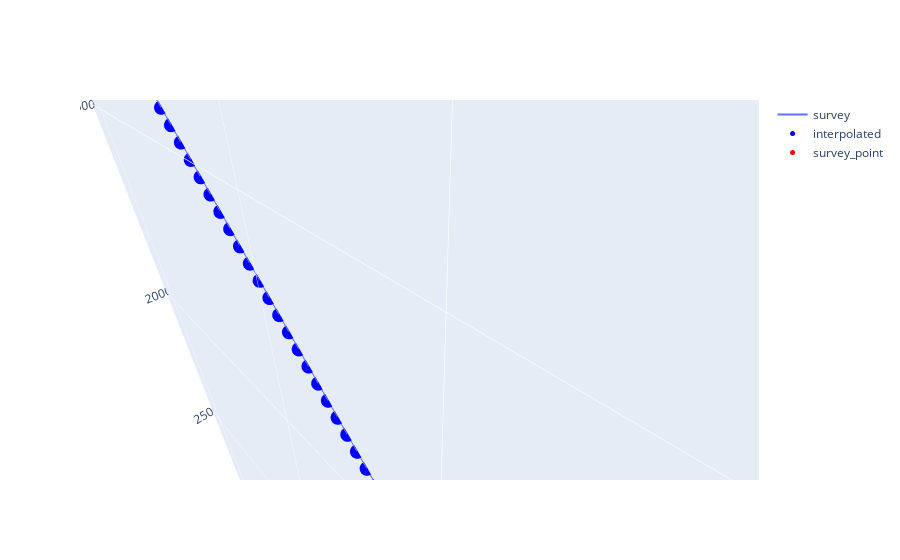

Notebook source saved alongside this figure:
### Code cell
ureg = we.units.ureg

node0 = we.node.Node(pos=[0, 0, 0], md=0, inc=0, azi=0)
node1 = we.node.Node(md=731.5, inc=0, azi=0)
node2 = we.node.Node(md=1280, inc=44, azi=0)
node3 = we.node.Node(md=3718, inc=44, azi=0)

# create an empty list
connectors = []

# append the first connector from the first to the second node
connectors.append(
    we.connector.Connector(node0, node1)
)

# us the newly created node in the connector list and connect it to the third node
connectors.append(
    we.connector.Connector(connectors[-1].node_end, node2, dls_design=2)
)

# similarly connector the current last node in the list to the final node
connectors.append(
    we.connector.Connector(connectors[-1].node_end, node3, dls_design=4)
)

# use the list of connectors as input to create a Survey instance
survey_example_2 = we.survey.from_connections(
    connectors
).interpolate_survey(step=30)

survey_example_2.figure().show()
